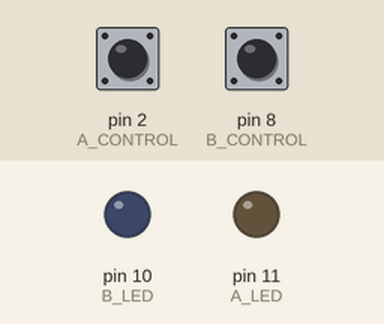
Simulated run of this sketch. Board: Arduino Uno, built with avr-gcc and run on an emulated ATmega328P. Parts: output pins drawn as LEDs (lit = HIGH). Inputs (shaded band) come from the test bench; at power-on: pin 2 (A_CONTROL) HIGH, pin 8 (B_CONTROL) HIGH.

Above: at 1.2 s.
1.3 s: pin 2 (A_CONTROL) pulled LOW for 0.15 s
At 1.37 s:
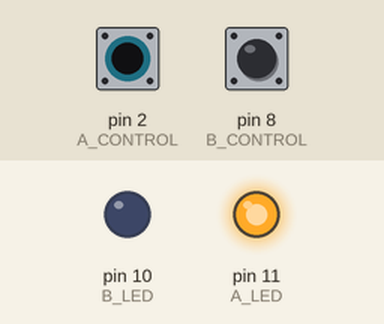
2.9 s: pin 8 (B_CONTROL) pulled LOW for 0.15 s
At 2.97 s:
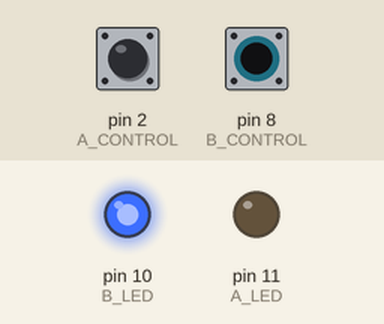
4.5 s: pin 8 (B_CONTROL) pulled LOW for 3.2 s
At 8.7 s:
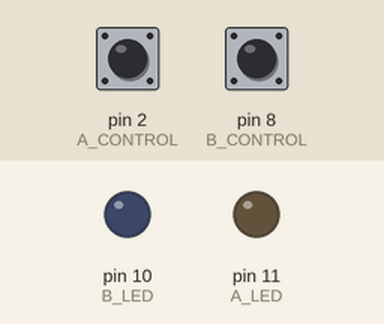
9.2 s: pin 2 (A_CONTROL) pulled LOW for 3.2 s
At 9.9 s:
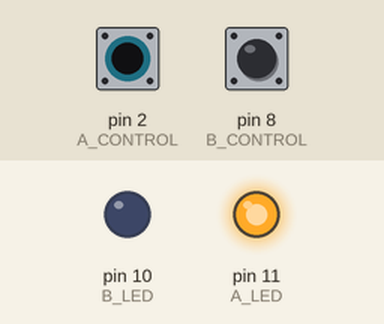
13.9 s: pin 2 (A_CONTROL) driven LOW and pin 8 (B_CONTROL) driven LOW
At 14.7 s:
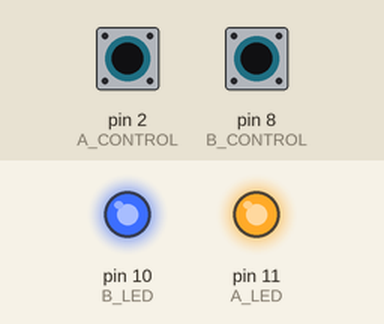
Timing chart, 0 to 16.4 s (numbered marks = the images above; inputs shaded):
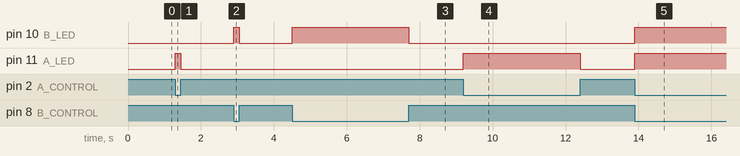

Measured:
- after the input at 1.3 s, pin 11 (A_LED): LOW → HIGH at once, → LOW 0.15 s later
- after the input at 2.9 s, pin 10 (B_LED): LOW → HIGH at once, → LOW 0.15 s later
- after the input at 4.5 s, pin 10 (B_LED): LOW → HIGH at once, → LOW 3.2 s later
- after the input at 9.2 s, pin 11 (A_LED): LOW → HIGH at once, → LOW 3.2 s later
- after the input at 13.9 s, pin 10 (B_LED), pin 11 (A_LED): LOW → HIGH at once

The sketch:

06_Dues_zones.ino
```cpp
// (licence header left out)
/* CIRCUITA · Proposta pròpia per al controlador Cirkids compatible UNO.
   Connexions i límits: Dossier-muntatge.html. Ús exclusiu de mòduls Cirkids
   documentats, no LEDs solts. Alimentació USB; NO unir la pila de 4,5 V a 5V.
   Revisió documental i compilació no equivalen a prova sobre el vostre kit.
*/
// M9 opcional: calen dues resistencies d'1 kOhm, una per sortida.
// Bicolor: D10 -> R B 1k -> GREEN; RED -> GND (verd).
// LED vermell: D11 -> R A 1k -> LED +; LED - -> GND.
// Interruptor zona A: D2 <-> GND. Polsador zona B: D8 <-> GND.
// Cada sortida usa el seu propi pin; mai connecteu D10 amb D11.
// D11 i D10: cadascun amb R 1 kOhm en serie amb el seu modul LED.
const byte A_LED = 11, B_LED = 10, A_CONTROL = 2, B_CONTROL = 8;
void setup() {
  pinMode(A_LED, OUTPUT); pinMode(B_LED, OUTPUT);
  digitalWrite(A_LED, LOW); digitalWrite(B_LED, LOW);
  pinMode(A_CONTROL, INPUT_PULLUP); pinMode(B_CONTROL, INPUT_PULLUP);
}
void loop() {
  digitalWrite(A_LED, digitalRead(A_CONTROL) == LOW ? HIGH : LOW);
  digitalWrite(B_LED, digitalRead(B_CONTROL) == LOW ? HIGH : LOW);
}
```
